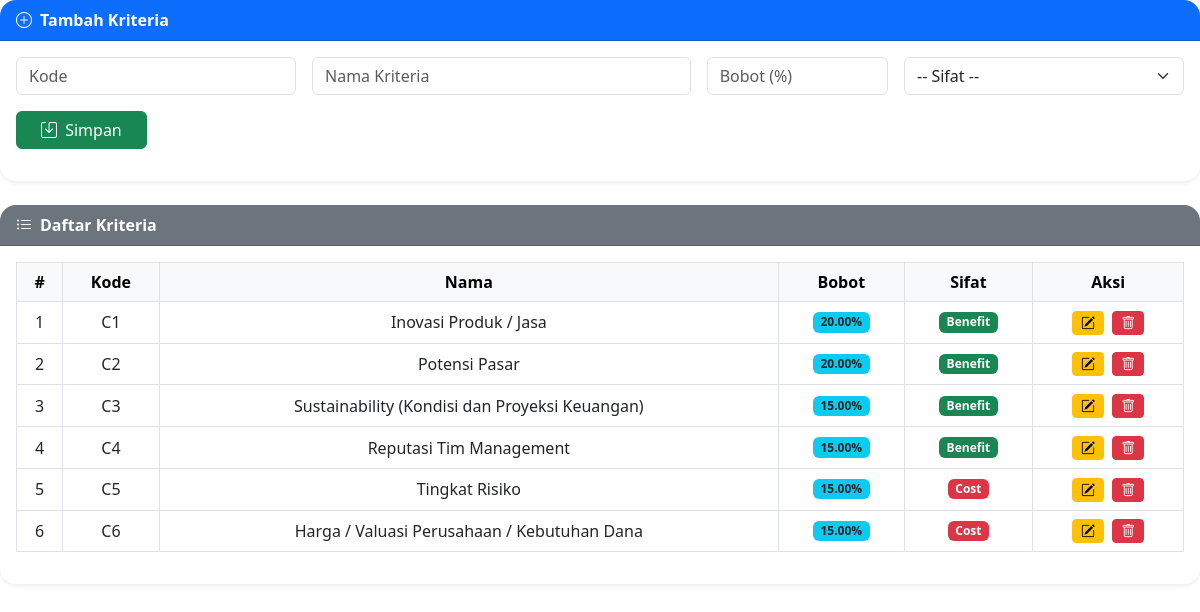
The app's page /admin/kriteria.php with its own data.
### tables this page shows
CREATE TABLE kriteria (
  id INT AUTO_INCREMENT PRIMARY KEY,
  kode VARCHAR(10) NOT NULL UNIQUE,
  nama_kriteria VARCHAR(100) NOT NULL,
  bobot DECIMAL(5,2) NOT NULL,
  sifat ENUM('benefit', 'cost') NOT NULL
);

### admin/kriteria.php (the view, shortened to what this page needs)
<?php
include '../config/database.php';
$kriteria = $conn->query("SELECT * FROM kriteria ORDER BY id ASC");
?>
<link href="https://cdn.jsdelivr.net/npm/bootstrap@5.3.0/dist/css/bootstrap.min.css" rel="stylesheet">
<link rel="stylesheet" href="https://cdn.jsdelivr.net/npm/bootstrap-icons@1.10.0/font/bootstrap-icons.css">
<div class="card mb-4 shadow-sm border-0 rounded-4">
  <div class="card-header bg-primary text-white fw-bold rounded-top-4">
    <i class="bi bi-plus-circle me-2"></i>Tambah Kriteria
  </div>
  <div class="card-body">
    <form id="form-kriteria">
      <div class="row g-3 align-items-center">
        <div class="col-md-3">
          <input type="text" name="kode" class="form-control" placeholder="Kode" required>
        </div>
        <div class="col-md-4">
          <input type="text" name="nama_kriteria" class="form-control" placeholder="Nama Kriteria" required>
        </div>
        <div class="col-md-2">
          <input type="number" name="bobot" class="form-control" step="0.01" placeholder="Bobot (%)" required>
        </div>
        <div class="col-md-3">
          <select name="sifat" class="form-select" required>
            <option value="">-- Sifat --</option>
          </select>
        </div>
      </div>
      <button class="btn btn-success mt-3 px-4"><i class="bi bi-save me-1"></i> Simpan</button>
    </form>
  </div>
</div>
<div class="card shadow-sm border-0 rounded-4">
  <div class="card-header bg-secondary text-white fw-bold rounded-top-4">
    <i class="bi bi-list-ul me-2"></i>Daftar Kriteria
  </div>
  <div class="card-body" id="table-wrapper">
    <div class="table-responsive">
      <table class="table table-bordered align-middle">
        <thead class="table-light text-center">
          <tr>
            <th>#</th>
            <th>Kode</th>
            <th>Nama</th>
            <th>Bobot</th>
            <th>Sifat</th>
            <th>Aksi</th>
          </tr>
        </thead>
        <tbody>
          <?php $no = 1; while ($row = $kriteria->fetch_assoc()): ?>
            <tr class="text-center">
              <td><?= $no++ ?></td>
              <td class="text-uppercase"><?= htmlspecialchars($row['kode']) ?></td>
              <td><?= htmlspecialchars($row['nama_kriteria']) ?></td>
              <td><span class="badge bg-info text-dark"><?= number_format($row['bobot'], 2) ?>%</span></td>
              <td>
                <span class="badge bg-<?= $row['sifat'] === 'benefit' ? 'success' : 'danger' ?>">
                  <?= ucfirst($row['sifat']) ?>
                </span>
              </td>
              <td>
                <button class="btn btn-sm btn-warning btn-edit me-1"
                  data-id="<?= $row['id'] ?>"
                  data-kode="<?= $row['kode'] ?>"
                  data-nama="<?= $row['nama_kriteria'] ?>"
                  data-bobot="<?= $row['bobot'] ?>"
                  data-sifat="<?= $row['sifat'] ?>">
                  <i class="bi bi-pencil-square"></i>
                </button>
                <button class="btn btn-sm btn-danger btn-delete" data-id="<?= $row['id'] ?>">
                  <i class="bi bi-trash"></i>
                </button>
              </td>
            </tr>
          <?php endwhile; ?>
        </tbody>
      </table>
    </div>
  </div>
</div>

### records on screen
kriteria: kode "C1", nama_kriteria "Inovasi Produk / Jasa", bobot "20.00", sifat "Benefit"
kriteria: kode "C2", nama_kriteria "Potensi Pasar", bobot "20.00", sifat "Benefit"
kriteria: kode "C3", nama_kriteria "Sustainability (Kondisi dan Proyeksi Keuangan)", bobot "15.00", sifat "Benefit"
kriteria: kode "C4", nama_kriteria "Reputasi Tim Management", bobot "15.00", sifat "Benefit"
kriteria: kode "C5", nama_kriteria "Tingkat Risiko", bobot "15.00", sifat "Cost"
kriteria: kode "C6", nama_kriteria "Harga / Valuasi Perusahaan / Kebutuhan Dana", bobot "15.00", sifat "Cost"
